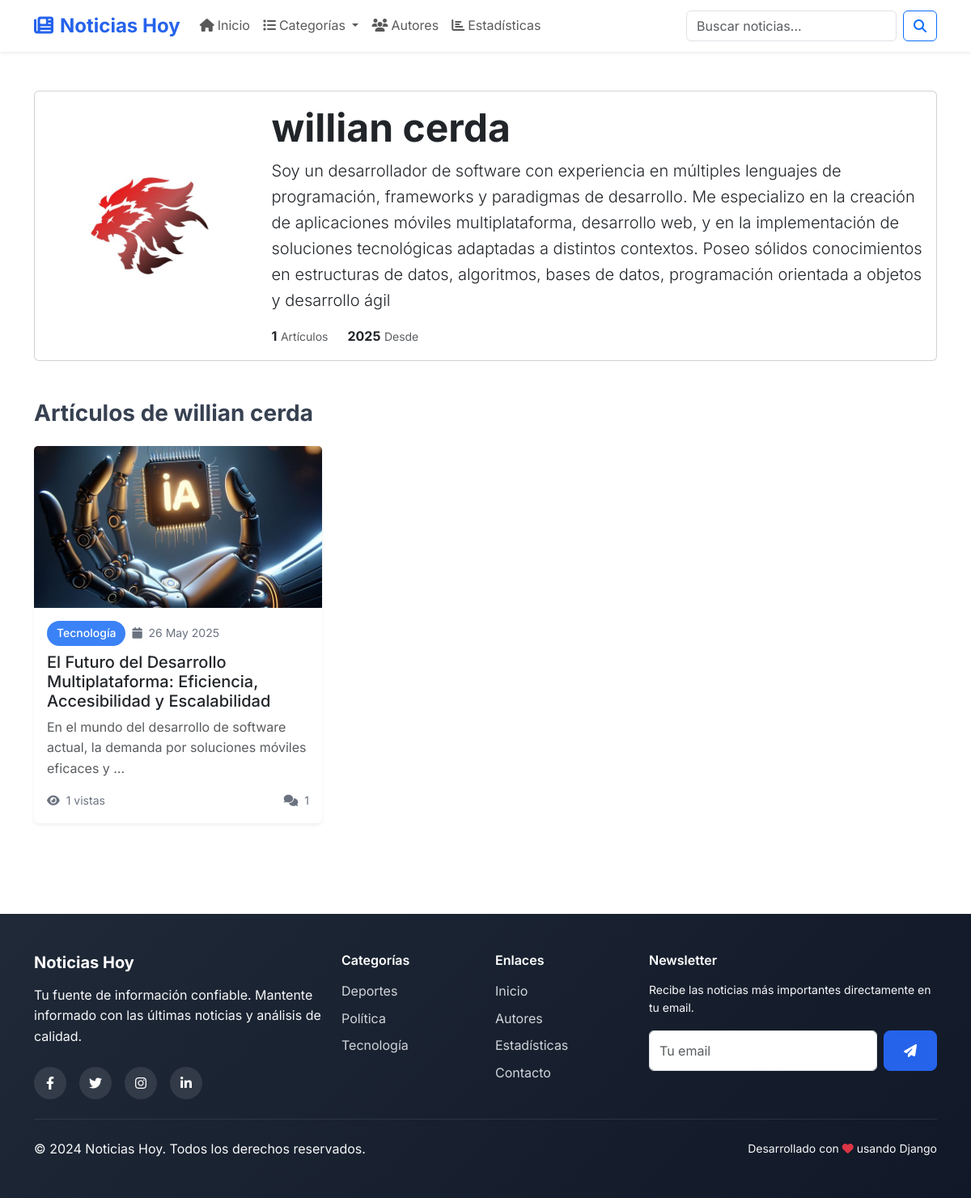
The page /autor/3/ on the database its author committed.
### news/models.py (models this page shows, shortened)
class Autor(models.Model):
    nombre = models.CharField(
        max_length=100,
        help_text="Nombre completo del autor"
    )
    bio = models.TextField(
        validators=[MinLengthValidator(50)],
        help_text="Biografía del autor (mínimo 50 caracteres)"
    )
    foto = models.ImageField(
        upload_to='autores/',
        blank=True,
        null=True,
        help_text="Foto de perfil del autor"
    )
    email = models.EmailField(
        blank=True,
        help_text="Email de contacto del autor"
    )
    fecha_ingreso = models.DateField(
        default=timezone.now,
        help_text="Fecha de ingreso al equipo"
    )
    activo = models.BooleanField(
        default=True,
        help_text="¿El autor está activo?"
    )
    class Meta:
        verbose_name = "Autor"
        verbose_name_plural = "Autores"
        ordering = ['nombre']

class Articulo(models.Model):
    titulo = models.CharField(
        max_length=200,
        help_text="Título del artículo"
    )
    contenido = models.TextField(
        validators=[MinLengthValidator(100)],
        help_text="Contenido completo del artículo (mínimo 100 caracteres)"
    )
    resumen = models.TextField(
        max_length=300,
        blank=True,
        help_text="Resumen corto del artículo (máximo 300 caracteres)"
    )
    fecha_publicacion = models.DateTimeField(
        default=timezone.now,
        help_text="Fecha y hora de publicación"
    )
    fecha_creacion = models.DateTimeField(auto_now_add=True)
    fecha_actualizacion = models.DateTimeField(auto_now=True)
    imagen = models.ImageField(
        upload_to='articulos/',
        blank=True,
        null=True,
        help_text="Imagen principal del artículo"
    )
    categoria = models.ForeignKey(
        Categoria,
        on_delete=models.CASCADE,
        related_name='articulos',
        help_text="Categoría del artículo"
    )
    autor = models.ForeignKey(
        Autor,
        on_delete=models.CASCADE,
        related_name='articulos',
        help_text="Autor del artículo"
    )
    slug = models.SlugField(
        max_length=200,
        unique=True,
        blank=True,
        help_text="URL amigable generada automáticamente"
    )
    destacado = models.BooleanField(
        default=False,
        help_text="¿Mostrar en artículos destacados?"
    )
    publicado = models.BooleanField(
        default=True,
        help_text="¿El artículo está publicado?"
    )
    vistas = models.PositiveIntegerField(
        default=0,
        help_text="Número de vistas del artículo"
    )
    class Meta:
        verbose_name = "Artículo"
        verbose_name_plural = "Artículos"
        ordering = ['-fecha_publicacion']
        indexes = [
            models.Index(fields=['-fecha_publicacion']),
            models.Index(fields=['categoria', '-fecha_publicacion']),
            models.Index(fields=['autor', '-fecha_publicacion']),
        ]
    def get_comentarios_count(self):
        return self.comentarios.count()

class Categoria(models.Model):
    nombre = models.CharField(
        max_length=100,
        unique=True,
        help_text="Nombre de la categoría (ej: Tecnología, Deportes)"
    )
    slug = models.SlugField(
        max_length=100,
        unique=True,
        blank=True,
        help_text="URL amigable generada automáticamente"
    )
    descripcion = models.TextField(
        blank=True,
        help_text="Descripción opcional de la categoría"
    )
    fecha_creacion = models.DateTimeField(auto_now_add=True)
    class Meta:
        verbose_name = "Categoría"
        verbose_name_plural = "Categorías"
        ordering = ['nombre']

### news/views.py (the view)
# urls.py: path('autor/<int:pk>/', views.AutorDetailView.as_view(), name='autor_detail'),
class AutorDetailView(DetailView):
    model = Autor
    template_name = 'news/autor_detail.html'
    context_object_name = 'autor'
    def get_queryset(self):
        return Autor.objects.filter(activo=True)
    def get_context_data(self, **kwargs):
        context = super().get_context_data(**kwargs)
        articulos_list = self.object.articulos.filter(
            publicado=True
        ).select_related('categoria').order_by('-fecha_publicacion')
        paginator = Paginator(articulos_list, 12)
        page_number = self.request.GET.get('page')
        context['articulos'] = paginator.get_page(page_number)
        return context

### templates/news/autor_detail.html (shortened to what this page needs)
{% extends 'base.html' %}
{% block content %}
<div class="container py-5">
    <div class="row">
        <div class="col-12">
            <div class="card mb-5">
                <div class="card-body">
                    <div class="row align-items-center">
                        <div class="col-md-3 text-center">
                            {% if autor.foto %}
                                <img src="{{ autor.foto.url }}"
                                     class="rounded-circle img-fluid"
                                     style="width: 150px; height: 150px; object-fit: cover;"
                                     alt="{{ autor.nombre }}">
                            {% else %}
                                <div class="rounded-circle bg-secondary d-flex align-items-center justify-content-center mx-auto"
                                     style="width: 150px; height: 150px;">
                                    <i class="fas fa-user fa-4x text-white"></i>
                                </div>
                            {% endif %}
                        </div>
                        <div class="col-md-9">
                            <h1 class="display-5 fw-bold">{{ autor.nombre }}</h1>
                            <p class="lead">{{ autor.bio }}</p>
                            <div class="d-flex gap-4">
                                <div>
                                    <strong>{{ articulos.paginator.count }}</strong>
                                    <small class="text-muted">Artículos</small>
                                </div>
                                <div>
                                    <strong>{{ autor.fecha_ingreso|date:"Y" }}</strong>
                                    <small class="text-muted">Desde</small>
                                </div>
                            </div>
                        </div>
                    </div>
                </div>
            </div>
            <h2 class="h3 fw-bold mb-4">Artículos de {{ autor.nombre }}</h2>
            {% if articulos %}
                <div class="row g-4">
                    {% for articulo in articulos %}
                        <div class="col-md-6 col-lg-4">
                            <article class="card h-100 card-hover border-0 shadow-sm">
                                {% if articulo.imagen %}
                                    <img src="{{ articulo.imagen.url }}"
                                         class="card-img-top"
                                         style="height: 200px; object-fit: cover;"
                                         alt="{{ articulo.titulo }}">
                                {% endif %}
                                <div class="card-body d-flex flex-column">
                                    <div class="d-flex align-items-center gap-2 mb-2">
                                        <a href="{% url 'categoria_detail' articulo.categoria.slug %}"
                                           class="category-badge">
                                            {{ articulo.categoria.nombre }}
                                        </a>
                                        <div class="article-meta">
                                            <i class="fas fa-calendar"></i>
                                            {{ articulo.fecha_publicacion|date:"d M Y" }}
                                        </div>
                                    </div>
                                    <h5 class="card-title">
                                        <a href="{% url 'articulo_detail' articulo.pk %}"
                                           class="text-decoration-none text-dark">
                                            {{ articulo.titulo }}
                                        </a>
                                    </h5>
                                    <p class="card-text text-muted flex-grow-1">
                                        {{ articulo.resumen|default:articulo.contenido|truncatewords:15 }}
                                    </p>
                                    <div class="d-flex align-items-center justify-content-between mt-auto">
                                        <div class="article-meta">
                                            <i class="fas fa-eye"></i>
                                            {{ articulo.vistas }} vistas
                                        </div>
                                        <div class="article-meta">
                                            <i class="fas fa-comments"></i>
                                            {{ articulo.get_comentarios_count }}
                                        </div>
                                    </div>
                                </div>
                            </article>
                        </div>
                    {% endfor %}
                </div>
            {% else %}
                <div class="text-center py-5">
                    <i class="fas fa-newspaper fa-4x text-muted mb-3"></i>
                    <h4 class="text-muted">Este autor no tiene artículos publicados</h4>
                </div>
            {% endif %}
        </div>
    </div>
</div>
{% endblock %}

### templates/base.html (shortened to what this page needs)
<!DOCTYPE html>
<html lang="es">
<head>
    <link href="https://cdn.jsdelivr.net/npm/bootstrap@5.3.2/dist/css/bootstrap.min.css" rel="stylesheet">
    <link rel="stylesheet" href="https://cdnjs.cloudflare.com/ajax/libs/font-awesome/6.4.0/css/all.min.css">
</head>
<body>
    <nav class="navbar navbar-expand-lg navbar-light bg-white shadow-sm sticky-top">
        <div class="container">
            <a class="navbar-brand" href="{% url 'home' %}">
                <i class="fas fa-newspaper me-2"></i>{{ site_name }}
            </a>
            <div class="collapse navbar-collapse" id="navbarNav">
                <ul class="navbar-nav me-auto">
                    <li class="nav-item">
                        <a class="nav-link" href="{% url 'home' %}">
                            <i class="fas fa-home me-1"></i>Inicio
                        </a>
                    </li>
                    <li class="nav-item dropdown">
                        <a class="nav-link dropdown-toggle" href="#" id="categoriasDropdown" role="button" data-bs-toggle="dropdown">
                            <i class="fas fa-list me-1"></i>Categorías
                        </a>
                    </li>
                    <li class="nav-item">
                        <a class="nav-link" href="{% url 'autores_list' %}">
                            <i class="fas fa-users me-1"></i>Autores
                        </a>
                    </li>
                    <li class="nav-item">
                        <a class="nav-link" href="{% url 'estadisticas' %}">
                            <i class="fas fa-chart-bar me-1"></i>Estadísticas
                        </a>
                    </li>
                </ul>
                <form class="d-flex" method="GET" action="{% url 'busqueda' %}">
                    <input class="form-control me-2" type="search" name="q" placeholder="Buscar noticias..."
                           value="{{ request.GET.q }}" aria-label="Buscar">
                    <button class="btn btn-outline-primary" type="submit">
                        <i class="fas fa-search"></i>
                    </button>
                </form>
            </div>
        </div>
    </nav>
    <main>
        {% block content %}{% endblock %}
    </main>
    <footer class="py-5">
        <div class="container">
            <div class="row g-4">
                <div class="col-lg-4">
                    <h5 class="fw-bold mb-3">{{ site_name }}</h5>
                    <p class="text-light mb-4">{{ site_description }}. Mantente informado con las últimas noticias y análisis de calidad.</p>
                    <div class="d-flex gap-3">
                        <a href="#" class="social-icon">
                            <i class="fab fa-facebook-f"></i>
                        </a>
                        <a href="#" class="social-icon">
                            <i class="fab fa-twitter"></i>
                        </a>
                        <a href="#" class="social-icon">
                            <i class="fab fa-instagram"></i>
                        </a>
                        <a href="#" class="social-icon">
                            <i class="fab fa-linkedin-in"></i>
                        </a>
                    </div>
                </div>
                <div class="col-lg-2 col-md-6">
                    <h6 class="fw-semibold mb-3">Categorías</h6>
                    <ul class="list-unstyled">
                        {% for categoria in categorias_menu %}
                            <li class="mb-2">
                                <a href="{% url 'categoria_detail' categoria.slug %}" class="footer-link">
                                    {{ categoria.nombre }}
                                </a>
                            </li>
                        {% endfor %}
                    </ul>
                </div>
                <div class="col-lg-2 col-md-6">
                    <h6 class="fw-semibold mb-3">Enlaces</h6>
                    <ul class="list-unstyled">
                        <li class="mb-2"><a href="{% url 'home' %}" class="footer-link">Inicio</a></li>
                        <li class="mb-2"><a href="{% url 'autores_list' %}" class="footer-link">Autores</a></li>
                        <li class="mb-2"><a href="{% url 'estadisticas' %}" class="footer-link">Estadísticas</a></li>
                        <li class="mb-2"><a href="#" class="footer-link">Contacto</a></li>
                    </ul>
                </div>
                <div class="col-lg-4">
                    <h6 class="fw-semibold mb-3">Newsletter</h6>
                    <p class="text-light small mb-3">Recibe las noticias más importantes directamente en tu email.</p>
                    <form class="d-flex">
                        <input type="email" class="form-control me-2" placeholder="Tu email" required>
                        <button type="submit" class="btn btn-primary">
                            <i class="fas fa-paper-plane"></i>
                        </button>
                    </form>
                </div>
            </div>
            <hr class="my-4 border-secondary">
            <div class="row align-items-center">
                <div class="col-md-6">
                    <p class="mb-0 text-light">&copy; 2024 {{ site_name }}. Todos los derechos reservados.</p>
                </div>
                <div class="col-md-6 text-md-end">
                    <p class="mb-0 text-light small">
                        Desarrollado con <i class="fas fa-heart text-danger"></i> usando Django
                    </p>
                </div>
            </div>
        </div>
    </footer>
</body>
</html>

### rows shown on the page
Autor: foto (picture), nombre "willian cerda", bio "Soy un desarrollador de software con experiencia en múltiples lenguajes de programación, frameworks y paradigmas de desarrollo. Me especializo en la creación de aplicaciones móviles multiplataforma, desarrollo web, y en la implementación de soluciones tecnológicas adaptadas a distintos contextos. Poseo sólidos conocimientos en estructuras de datos, algoritmos, bases de datos, programación orientada a objetos y desarrollo ágil", fecha_ingreso "2025"
Articulo: imagen (picture), categoria.nombre "Tecnología", fecha_publicacion "26 May 2025", titulo "El Futuro del Desarrollo Multiplataforma: Eficiencia, Accesibilidad y Escalabilidad", resumen "En el mundo del desarrollo de software actual, la demanda por soluciones móviles eficaces y …", vistas "1", get_comentarios_count "1"
Categoria: nombre "Deportes"
Categoria: nombre "Política"
Categoria: nombre "Tecnología"

### other values the page prints
{{ site_name }} "Noticias Hoy"
{{ articulos.paginator.count }} "1"
{{ site_description }} "Tu fuente de información confiable"
